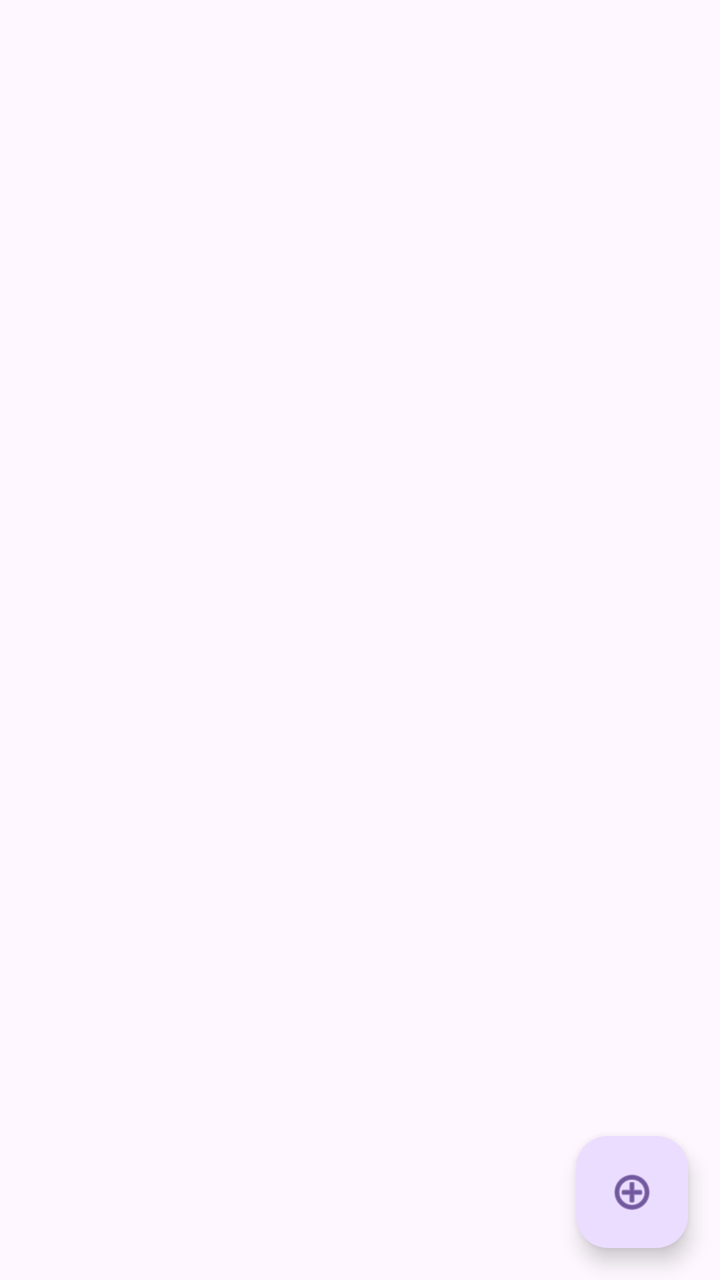
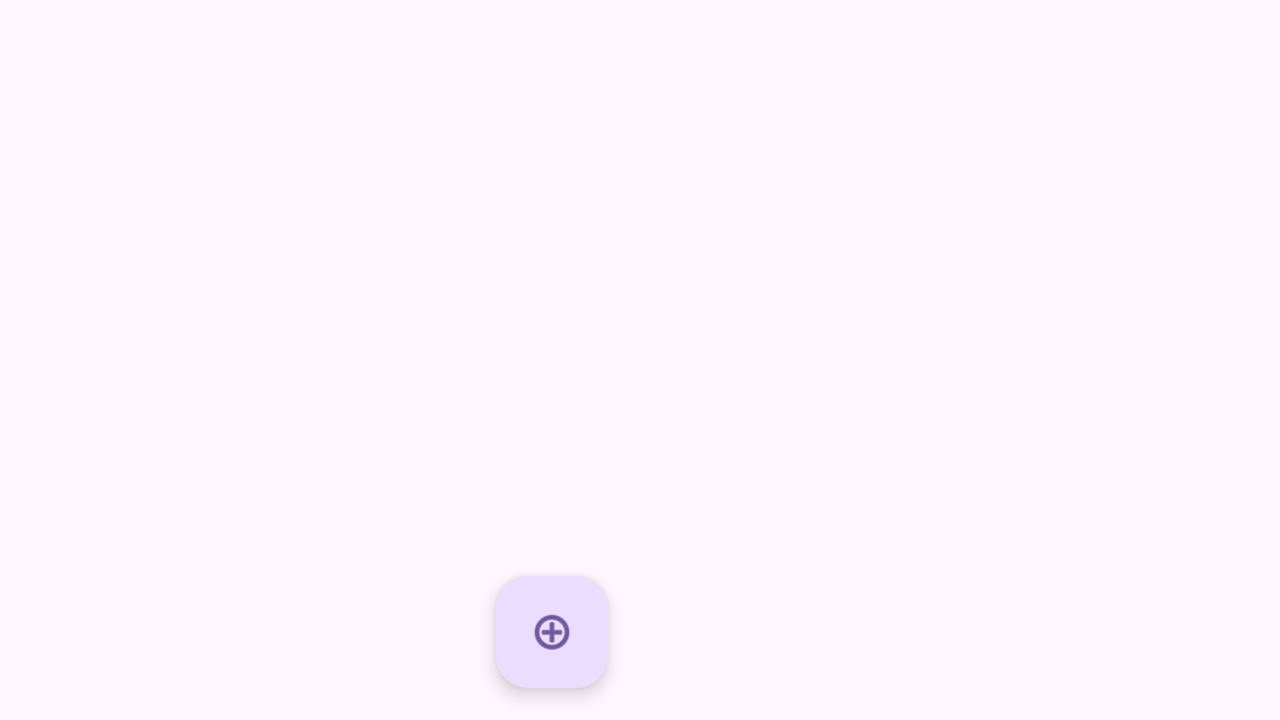

One screen, two layout resources from the same app: the default and the repository's alternative for another configuration. Each is rendered where Android would select it; the XML of both is given below.
<!-- AndroidManifest.xml: application theme Theme.Shop_list_PRO -->
<!-- res/layout/activity_main.xml -->
<?xml version="1.0" encoding="utf-8"?>
<androidx.constraintlayout.widget.ConstraintLayout xmlns:android="http://schemas.android.com/apk/res/android"
    xmlns:app="http://schemas.android.com/apk/res-auto"
    xmlns:tools="http://schemas.android.com/tools"
    android:layout_width="match_parent"
    android:layout_height="match_parent"
    tools:context=".presentation.MainActivity">

    <androidx.recyclerview.widget.RecyclerView
        android:id="@+id/rv_shop_list"
        android:layout_width="match_parent"
        android:layout_height="match_parent"
        app:layout_constraintBottom_toBottomOf="parent"
        app:layout_constraintEnd_toEndOf="parent"
        app:layout_constraintStart_toStartOf="parent"
        app:layout_constraintTop_toTopOf="parent"
        app:layoutManager="androidx.recyclerview.widget.LinearLayoutManager"
        tools:listitem="@layout/item_shop_enable">

    </androidx.recyclerview.widget.RecyclerView>

    <com.google.android.material.floatingactionbutton.FloatingActionButton
        android:id="@+id/floatingActionButton"
        android:layout_width="wrap_content"
        android:layout_height="wrap_content"
        android:clickable="true"
        app:srcCompat="@android:drawable/ic_menu_add"
        app:layout_constraintEnd_toEndOf="parent"
        app:layout_constraintBottom_toBottomOf="parent"
        android:padding="16dp"
        android:layout_margin="16dp"/>
</androidx.constraintlayout.widget.ConstraintLayout>
<!-- res/layout/item_shop_enable.xml (included above) -->
<?xml version="1.0" encoding="utf-8"?>
<androidx.cardview.widget.CardView xmlns:android="http://schemas.android.com/apk/res/android"
    xmlns:app="http://schemas.android.com/apk/res-auto"
    android:layout_width="match_parent"
    android:layout_height="wrap_content"
    app:layout_constraintBottom_toBottomOf="parent"
    app:layout_constraintEnd_toEndOf="parent"
    app:layout_constraintStart_toStartOf="parent"
    app:layout_constraintTop_toTopOf="parent"
    android:layout_margin="8dp"
    app:cardCornerRadius="4dp"
    app:cardElevation="4dp"
    app:cardUseCompatPadding="true"
    >


    <LinearLayout
        android:layout_width="match_parent"
        android:layout_height="wrap_content"
        android:orientation="horizontal"
        android:background="#9E5DF6"
        android:padding="16dp">

        <TextView
            android:id="@+id/tv_name"
            android:layout_width="0dp"
            android:layout_height="wrap_content"
            android:layout_weight="1"
            android:textColor="@color/white"
            android:text="Салфетки"
            android:textSize="16sp"
            android:textStyle="bold" />

        <TextView
            android:id="@+id/tv_count"
            android:layout_width="wrap_content"
            android:layout_height="wrap_content"
            android:textColor="@color/white"
            android:textSize="16sp"
            android:textStyle="bold"
            android:text="1" />
    </LinearLayout>
</androidx.cardview.widget.CardView>
<!-- resources referenced by this layout -->
<resources>
  <style name="Theme.Shop_list_PRO" parent="Base.Theme.Shop_list_PRO" />
  <style name="Base.Theme.Shop_list_PRO" parent="Theme.Material3.DayNight.NoActionBar">
          
          
      </style>
</resources>
<!-- res/layout-land/activity_main.xml (the repository's variant of the layout above) -->
<!-- drawn on the phone turned sideways -->
<?xml version="1.0" encoding="utf-8"?>
<androidx.constraintlayout.widget.ConstraintLayout xmlns:android="http://schemas.android.com/apk/res/android"
    xmlns:app="http://schemas.android.com/apk/res-auto"
    xmlns:tools="http://schemas.android.com/tools"
    android:layout_width="match_parent"
    android:layout_height="match_parent"
    tools:context=".presentation.MainActivity">

    <androidx.recyclerview.widget.RecyclerView
        android:id="@+id/rv_shop_list"
        android:layout_width="0dp"
        android:layout_height="0dp"
        app:layoutManager="androidx.recyclerview.widget.LinearLayoutManager"
        app:layout_constraintBottom_toBottomOf="parent"
        app:layout_constraintEnd_toEndOf="@+id/guidelineMiddle"
        app:layout_constraintStart_toStartOf="parent"
        app:layout_constraintTop_toTopOf="parent"
        tools:listitem="@layout/item_shop_enable">

    </androidx.recyclerview.widget.RecyclerView>

    <com.google.android.material.floatingactionbutton.FloatingActionButton
        android:id="@+id/floatingActionButton"
        android:layout_width="wrap_content"
        android:layout_height="wrap_content"
        android:layout_margin="16dp"
        android:clickable="true"
        android:padding="16dp"
        app:layout_constraintBottom_toBottomOf="parent"
        app:layout_constraintEnd_toStartOf="@+id/guidelineMiddle"
        app:srcCompat="@android:drawable/ic_menu_add" />

    <androidx.constraintlayout.widget.Guideline
        android:id="@+id/guidelineMiddle"
        android:layout_width="wrap_content"
        android:layout_height="wrap_content"
        android:orientation="vertical"
        app:layout_constraintGuide_percent="0.5" />

    <androidx.fragment.app.FragmentContainerView
        android:id="@+id/shop_item_container"
        android:layout_width="0dp"
        android:layout_height="match_parent"
        app:layout_constraintStart_toStartOf="@+id/guidelineMiddle"
        app:layout_constraintEnd_toEndOf="parent"
        />

</androidx.constraintlayout.widget.ConstraintLayout>
